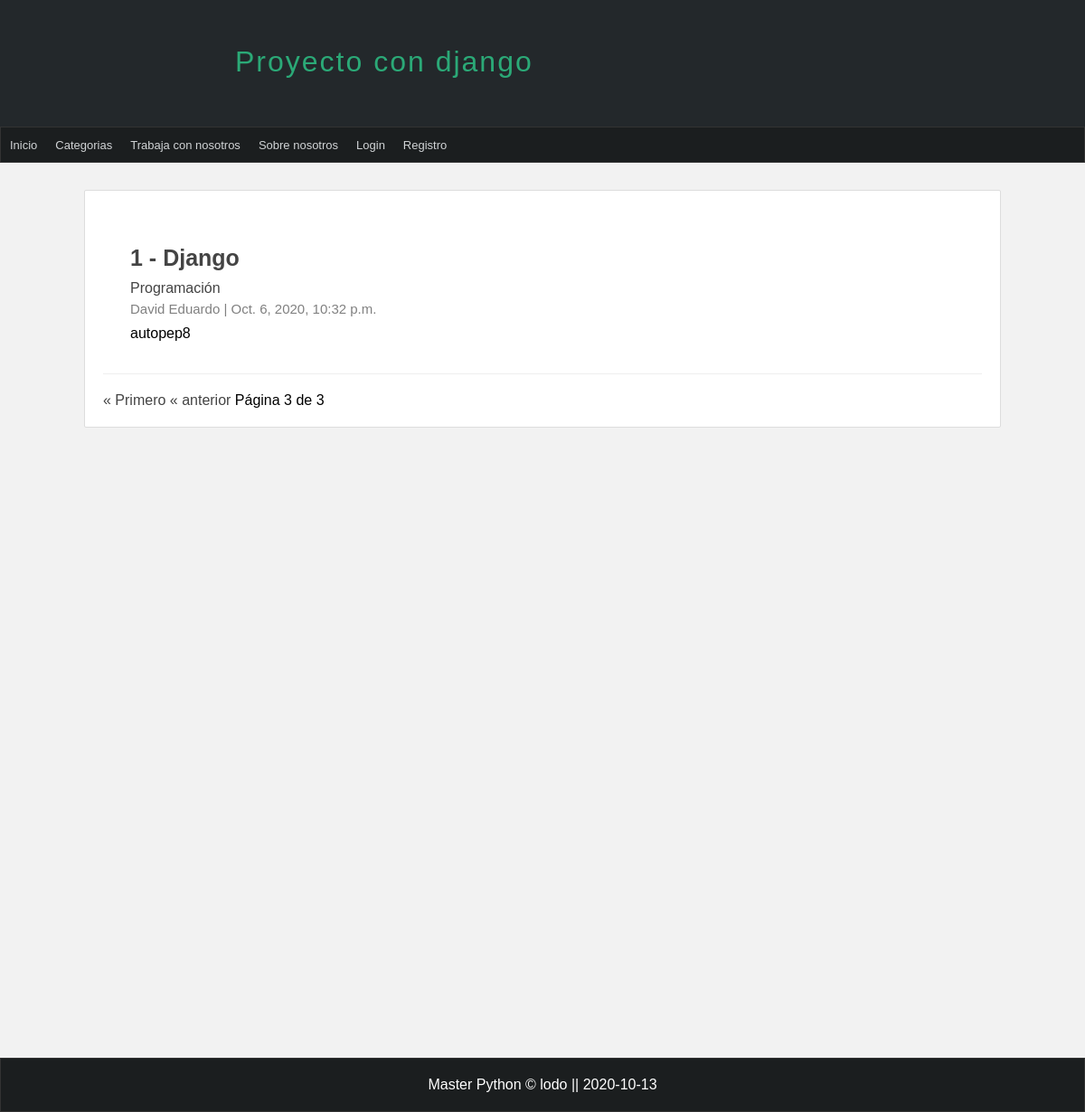
Screenshot of /articulos/?page=3 with the database file from the repository.
### pages/models.py (models this page shows, shortened)
class Page(models.Model):
    title = models.CharField( max_length=50, verbose_name="Título")
    content = RichTextField(verbose_name="Contenido")
    slug = models.CharField(unique=True, max_length=144, verbose_name="URL amigable")
    order = models.IntegerField(default=0, verbose_name="Orden")
    visible = models.BooleanField(verbose_name="¿Visible?")
    create_at = models.DateTimeField(auto_now_add=True, verbose_name="Crado el")
    updated_at = models.DateTimeField(auto_now=True, verbose_name="Actualizado el")
    class Meta():
      verbose_name="Página"
      verbose_name_plural = "Páginas"

### blog/models.py (models this page shows, shortened)
class Article(models.Model):
    title = models.CharField(max_length=150, verbose_name="Titulo")
    content = RichTextField(verbose_name="Contenido")
    public = models.BooleanField(verbose_name="¿Publicado?")
    user = models.ForeignKey(User,editable=False, verbose_name="Usuario", on_delete=models.CASCADE)
    categorys = models.ManyToManyField(Category, verbose_name="Categorias", blank=True, related_name="articles")
    created_at = models.DateTimeField(auto_now_add=True, verbose_name="Creado el")
    updated_at = models.DateTimeField(auto_now=True, verbose_name="Editado")
    class Meta:
        verbose_name = 'Articulo'
        verbose_name_plural = 'Articulos'
        ordering = ['-created_at']

class Category(models.Model):
    name = models.CharField(max_length=100, verbose_name="Nombre")
    description = models.CharField(max_length=255, verbose_name="Descripción")
    created_at = models.DateTimeField(
        auto_now_add=True, verbose_name="Creado el")
    class Meta:
        verbose_name = 'Categoria'
        verbose_name_plural = 'Categorias'

### blog/views.py (the view)
# urls.py: path('articulos/', views.list , name='list_articles'),
def list(request):
    articles = Article.objects.all()
    paginator = Paginator(articles, 2)
    page = request.GET.get('page')
    page_articles = paginator.get_page(page)
    return render(request, 'articles/list.html', {
        'title': 'Articulos',
        'articles': page_articles
    })

### blog/context_processors.py (called while the page is built)
def get_categories(request):
    categories_in_use = Article.objects.filter(public=True).values_list('categorys', flat=True)
    categories = Category.objects.filter(id__in=categories_in_use).values_list('id', 'name')
    return {
        'categories': categories,
        'ids': categories_in_use
    }

### pages/context_processors.py (called while the page is built)
def get_pages(request):
    pages = Page.objects.filter(visible=True).order_by('order').values_list('id', 'title', 'slug')
    return {
        'pages': pages
    }

### blog/templates/articles/list.html (shortened to what this page needs)
{% extends 'layouts/layout.html' %}
{% block content %}
{% include 'articles/articles.html' %}
{% include 'articles/pagination.html' %}
{% endblock %}

### miapp/templates/layouts/layout.html (shortened to what this page needs)
<!DOCTYPE html>
<html lang="es">
  <head>
    {% load static %}
    <link
      rel="stylesheet"
      type="text/css"
      href="{% static 'css/style.css' %}"
    />
  </head>
  <body>
    <header>
      <div id="logo">
        <h1>Proyecto con django</h1>
      </div>
    </header>
    <nav>
      <ul>
        <li>
          <a href="{% url 'index' %}">Inicio</a>
        </li>
        <li>
          <a href="{% url 'list_articles' %}">Categorias</a>
        </li>
        {% for page in pages %}
        <li>
          <a href="{% url 'page' page.2 %}">{{page.1}}</a>
        </li>
        {% endfor %}
         <li>
          <a href="{% url 'login' %}">Login</a>
        </li>
         <li>
          <a href="{% url 'registro' %}">Registro</a>
        </li>
      </ul>
    </nav>
    <div id="content">
      <div class="box">{% block content %} {% endblock %}</div>
    </div>
    <footer>Master Python &copy; lodo || {% now "Y-m-d" %}</footer>
  </body>
</html>

### blog/templates/articles/articles.html (shortened to what this page needs)
{% for article in articles %}
<article class="article-item">
  <div class="data">
    <h2>
      <a href="{% url 'article' article.id %}">
       {{article.id}} - {{article.title}}
      </a>
    </h2>
    <p>
    {% for category in article.categorys.all %}
      <a href="{% url 'category' category.id %}">  {{category.name}}</a>
    {% endfor %}
    <p>
    <span>
    {{article.user.first_name}}
    {{article.user.last_name}}
    |
    {{article.created_at}}
    </span>
    <p>{{article.content|safe}}</p>
  </div>
</article>
{% endfor %}

### miapp/static/css/style.css (style rules this page uses)
* { margin: 0px; padding: 0px; font-family: Arial, Helvetica, sans-serif; text-decoration: none; }
body { background: #f2f2f2; }
.box p, .box h2, .box h3, .box ul { margin-top: 5px; margin-bottom: 5px; }
header { width: 100vw; height: 140px; background: #23282b; }
#logo { width: 60%; height: 130px; padding-top: 10px; margin: 0 auto; }
#logo h1 { display: block; float: left; letter-spacing: 2px; font-weight: 100; color: #2ba977; margin-top: 40px; margin-left: 20px; }
nav { width: 100vw; background: #1b1e1f; border: 1px solid #333; height: 40px; box-sizing: border-box; font-size: 13px; }
nav > ul { list-style: none; text-decoration: none; }
nav > ul > li { line-height: 40px; float: left; }
nav > ul > li > a { display: block; padding: 0 10px; color: #d1d4d6; transition: all 350ms; }
#content { width: 90vw; margin: 0 auto; min-height: 930px; margin-bottom: 30px; margin-top: 30px; }
.box { background: #fff; width: 90%; min-height: 100%; padding: 20px; border: 1px solid #ddd; border-radius: 2px; margin: 0 auto; }
.box a { color: #444; text-decoration: none; transition: all 250ms; }
.article-item { margin-top: 20px; margin-bottom: 20px; padding: 15px; border-bottom: 1px solid #eee; clear: both; }
.article-item .data { float: left; padding: 15px; padding-top: 0; }
.article-item h2 { display: block; font-size: 25px; color: #333; margin-bottom: 10px; }
.article-item span { display: block; font-size: 15px; color: gray; margin-bottom: 10px; }
footer { width: 100vw; background: #1b1e1f; border: 1px solid #333; box-sizing: border-box; color: #fff; text-align: center; padding-top: 20px; padding-bottom: 20px; }

### rows the page displays
Page: title "Trabaja con nosotros"
Page: title "Sobre nosotros"
Article: id "1", title "Django", user.first_name "David", user.last_name "Eduardo", created_at "Oct. 6, 2020, 10:32 p.m.", content "autopep8"
Category: name "Programación"

### other values shown
{{ articles.number }} "3"
{{ articles.paginator.num_pages }} "3"
